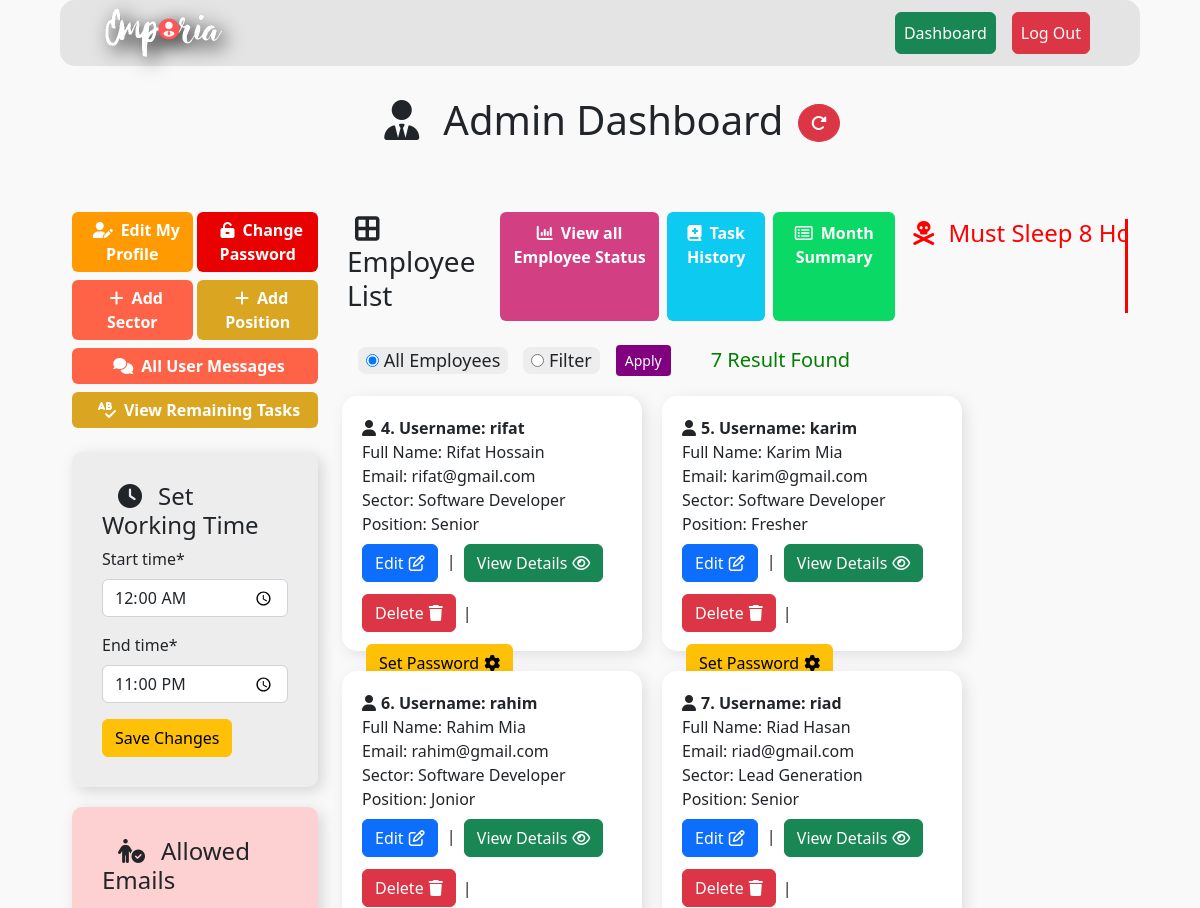
Page /dashboard/ (signed in, upper part) on the earlier database version.
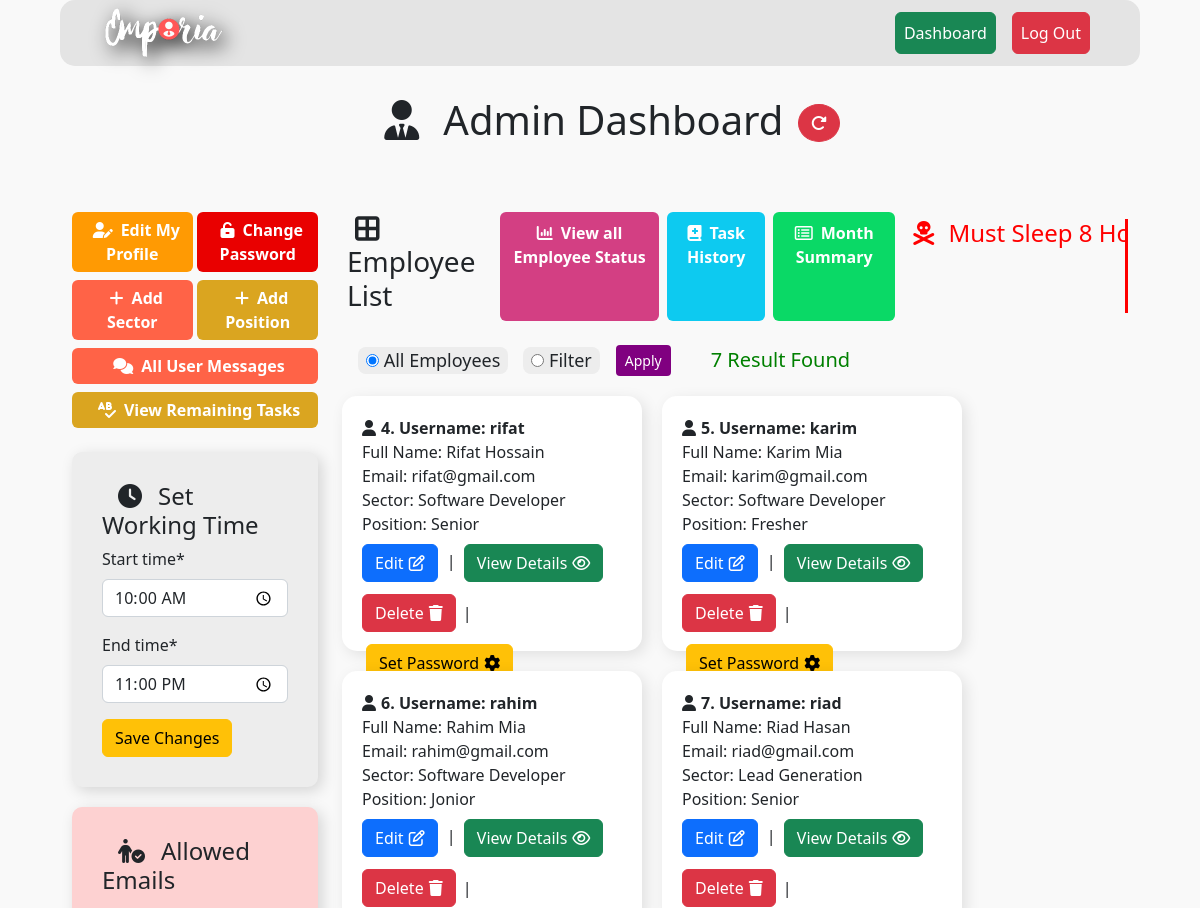
Same page on the later database version.
### dashboard/models.py (models this page shows, shortened)
class AttendanceTimeSettings(models.Model):
    start_time = models.TimeField()  # Allowed check-in time
    end_time = models.TimeField()  # Allowed check-out time

### dashboard/views.py (the view, shortened to what this page needs)
# urls.py: path('dashboard/', views.dashboard, name='dashboard'),
@login_required
def dashboard(request):
    if request.user.is_staff:
        if request.method == 'POST':
            if 'default_holiday' in request.POST:
                form = DefaultHolidayForm(request.POST)
                if form.is_valid():
                    DefaultHoliday.objects.all().delete()  # Only one default holiday allowed
                    form.save()
                    messages.success(request, "Default holiday updated successfully!")
                    return redirect('dashboard')
            elif 'employee_holiday' in request.POST:
                form = MultiDateHolidayForm(request.POST)
                if form.is_valid():
                    employee = form.cleaned_data['employee']
                    holiday_dates = form.cleaned_data['holiday_dates'].split(",")  # Split the dates by comma
                    for date in holiday_dates:
                        date = date.strip()
                        EmployeeHoliday.objects.create(employee=employee, holiday_date=date)
                    messages.success(request, f"Holidays added for {employee.user.username} on {', '.join(holiday_dates)}.")
                    return redirect('dashboard')
            elif 'occasional_holidays' in request.POST:
                form = MultiDefaultHolidaysForm(request.POST)
                if form.is_valid():
                    holiday_dates = form.cleaned_data['holiday_dates'].split(",")  # Split the dates by comma
                    for date in holiday_dates:
                        date = date.strip()
                        MultiDefaultHoliday.objects.create(holiday_date=date)
                    messages.success(request, f"Occasional holidays added on {', '.join(holiday_dates)}.")
                    return redirect('dashboard')
            elif 'set_attendance_time' in request.POST:
                settings = AttendanceTimeSettings.objects.first()  # Fetch existing settings
                form = AttendanceTimeForm(request.POST, instance=settings)
                if form.is_valid():
                        form.save()
                        messages.success(request, "Working time updated successfully!")
                        return redirect("dashboard")
        else:
            form = AttendanceTimeForm(instance=AttendanceTimeSettings.objects.first())
        today = localdate()
        total_days = monthrange(today.year, today.month)[1]
        default_holiday = DefaultHoliday.objects.first()
        default_holiday_day = default_holiday.day if default_holiday else "friday"
        all_filtered_employees, sectors, positions, sector_id, position_id, filter_type = filtered_employees(request)
        all_holidays = []  # Initialize a list to track all holidays
        employees = Employee.objects.all()
        for day in range(1, total_days + 1):
            date = today.replace(day=day)
            if default_holiday and date.strftime("%A").lower() == default_holiday.day.lower():
                all_holidays.append(date)
        for employee in employees:
            employee_holidays = EmployeeHoliday.objects.filter(employee=employee)
            for emp_holiday in employee_holidays:
                all_holidays.append(emp_holiday.holiday_date)
        total_occasional_holidays = MultiDefaultHoliday.objects.all()
        occasional_holidays = list(set([
            f"{holiday.holiday_date} ({holiday.holiday_date.strftime('%A')})"
            for holiday in total_occasional_holidays
        ]))
        occasional_holidays.sort(key=lambda x: x.split(" ")[0])
        for occasional_day in total_occasional_holidays:
            all_holidays.append(occasional_day.holiday_date)
        all_holidays = sorted(set(all_holidays))  # Remove duplicates and sort the holidays
        total_holidays = len(all_holidays)
        workdays = total_days - total_holidays
        for employee in employees:
            employee_holidays_taken = EmployeeHoliday.objects.filter(employee=employee).count()
            total_holidays = len(all_holidays) + len(employee_holidays)
            workdays = total_days - total_holidays
            MonthSummary.objects.filter(
                month=today.strftime("%B"),
                year=today.year,
                employee_id=employee.id
            ).update(
                total_occasional_holidays=len(occasional_holidays),
                total_holidays_taken=employee_holidays_taken,
                total_workdays=workdays
            )
        occasional_holidays_form = MultiDefaultHolidaysForm()
        multi_date_form = MultiDateHolidayForm()
        allowed_emails = AllowedEmail.objects.all()
        default_form = DefaultHolidayForm(instance=default_holiday)
        settings = AttendanceTimeSettings.objects.first()
        attendance_time_form = AttendanceTimeForm(request.POST or None, instance=settings)
        context = {
            'employees': employees,
            'default_form': default_form,
            'workdays': workdays,
            'emails': allowed_emails,
            'occasional_holi_days': occasional_holidays,
            'multi_date_form': multi_date_form,
            'attendance_time_form':attendance_time_form,
            'occasional_holidays_form': occasional_holidays_form,
            'all_holidays': all_holidays,  # Pass the holiday list to the template
            'filtered_employees': all_filtered_employees,
            'sectors': sectors,
            'positions': positions,
            'selected_sector': sector_id,
            'selected_position': position_id,
            'filter_type': filter_type
        }
        return render(request, 'admin_dashboard.html', context)

### dashboard/forms.py
class DefaultHolidayForm(forms.ModelForm):
    class Meta:
        model = DefaultHoliday
        fields = ['day']

class MultiDateHolidayForm(forms.Form):
    employee = forms.ModelChoiceField(queryset=Employee.objects.all(), label="Select Employee",empty_label="Select Employee")
    holiday_dates = forms.CharField(widget=forms.TextInput(attrs={'class': 'multi-date-picker', 'placeholder': 'Select multiple dates'}), label="Holiday Dates")

### dashboard/models.py (called while the page is built)
    def __str__(self):
        return self.position

    def __str__(self):
        return self.sector

    def __str__(self):
        return self.user.username

### dashboard/templates/admin_dashboard.html (shortened to what the changed rows need)
{% extends 'base.html' %}
{% load crispy_forms_tags %}
{% block content %}
<div class="header_content">
    <h1 class="text-center mt-5" style="display:inline;"><i class="fa-solid fa-user-tie mx-4"></i>Admin Dashboard</h1>
</div>
<div class="full-div row">
    <div class="col-3 admin-work">
        <div class="set_time" style="background-color:#ededed;">
            <form method="post">
                {{ attendance_time_form|crispy }}
            </form>
        </div>
    </div>
{% endblock %}

Differences in the rows shown:
changed AttendanceTimeSettings: start_time "00:00:00" → "10:00:00"
